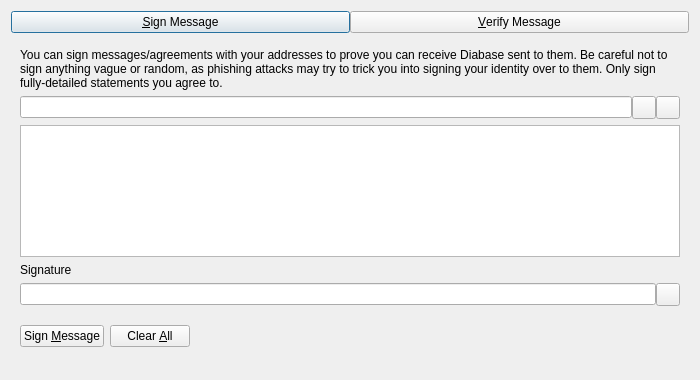
<?xml version="1.0" encoding="UTF-8"?>
<ui version="4.0">
 <class>SignVerifyMessageDialog</class>
 <widget class="QDialog" name="SignVerifyMessageDialog">
  <property name="geometry">
   <rect>
    <x>0</x>
    <y>0</y>
    <width>700</width>
    <height>380</height>
   </rect>
  </property>
  <property name="windowTitle">
   <string>Signatures - Sign / Verify a Message</string>
  </property>
  <property name="modal">
   <bool>true</bool>
  </property>
  <layout class="QVBoxLayout" name="verticalLayout">
   <item>
    <layout class="QHBoxLayout" name="horizontalLayout_Buttons_2">
     <property name="spacing">
      <number>0</number>
     </property>
     <property name="topMargin">
      <number>0</number>
     </property>
     <item>
      <widget class="QPushButton" name="btnSignMessage">
       <property name="text">
        <string>&amp;Sign Message</string>
       </property>
       <property name="checkable">
        <bool>true</bool>
       </property>
      </widget>
     </item>
     <item>
      <widget class="QPushButton" name="btnVerifyMessage">
       <property name="text">
        <string>&amp;Verify Message</string>
       </property>
       <property name="checkable">
        <bool>true</bool>
       </property>
      </widget>
     </item>
    </layout>
   </item>
   <item>
    <widget class="QStackedWidget" name="stackedWidgetSig">
     <property name="minimumSize">
      <size>
       <width>0</width>
       <height>0</height>
      </size>
     </property>
     <property name="currentIndex">
      <number>0</number>
     </property>
     <widget class="QWidget" name="pageSignMessage">
      <layout class="QVBoxLayout" name="verticalLayout_SM">
       <item>
        <widget class="QLabel" name="infoLabel_SM">
         <property name="text">
          <string>You can sign messages/agreements with your addresses to prove you can receive Diabase sent to them. Be careful not to sign anything vague or random, as phishing attacks may try to trick you into signing your identity over to them. Only sign fully-detailed statements you agree to.</string>
         </property>
         <property name="textFormat">
          <enum>Qt::PlainText</enum>
         </property>
         <property name="wordWrap">
          <bool>true</bool>
         </property>
        </widget>
       </item>
       <item>
        <layout class="QHBoxLayout" name="horizontalLayout_1_SM">
         <property name="spacing">
          <number>0</number>
         </property>
         <item>
          <widget class="QValidatedLineEdit" name="addressIn_SM">
           <property name="toolTip">
            <string>The Diabase address to sign the message with</string>
           </property>
          </widget>
         </item>
         <item>
          <widget class="QToolButton" name="addressBookButton_SM">
           <property name="toolTip">
            <string>Choose previously used address</string>
           </property>
           <property name="text">
            <string/>
           </property>
           <property name="shortcut">
            <string>Alt+A</string>
           </property>
          </widget>
         </item>
         <item>
          <widget class="QToolButton" name="pasteButton_SM">
           <property name="toolTip">
            <string>Paste address from clipboard</string>
           </property>
           <property name="text">
            <string/>
           </property>
           <property name="shortcut">
            <string>Alt+P</string>
           </property>
          </widget>
         </item>
        </layout>
       </item>
       <item>
        <widget class="QPlainTextEdit" name="messageIn_SM">
         <property name="toolTip">
          <string>Enter the message you want to sign here</string>
         </property>
        </widget>
       </item>
       <item>
        <widget class="QLabel" name="signatureLabel_SM">
         <property name="text">
          <string>Signature</string>
         </property>
         <property name="textFormat">
          <enum>Qt::PlainText</enum>
         </property>
        </widget>
       </item>
       <item>
        <layout class="QHBoxLayout" name="horizontalLayout_2_SM">
         <property name="spacing">
          <number>0</number>
         </property>
         <item>
          <widget class="QLineEdit" name="signatureOut_SM">
           <property name="readOnly">
            <bool>true</bool>
           </property>
          </widget>
         </item>
         <item>
          <widget class="QToolButton" name="copySignatureButton_SM">
           <property name="toolTip">
            <string>Copy the current signature to the system clipboard</string>
           </property>
           <property name="text">
            <string/>
           </property>
          </widget>
         </item>
        </layout>
       </item>
       <item>
        <layout class="QHBoxLayout" name="horizontalLayout_3_SM">
         <item>
          <widget class="QPushButton" name="signMessageButton_SM">
           <property name="toolTip">
            <string>Sign the message to prove you own this Diabase address</string>
           </property>
           <property name="text">
            <string>Sign &amp;Message</string>
           </property>
           <property name="autoDefault">
            <bool>false</bool>
           </property>
          </widget>
         </item>
         <item>
          <widget class="QPushButton" name="clearButton_SM">
           <property name="toolTip">
            <string>Reset all sign message fields</string>
           </property>
           <property name="text">
            <string>Clear &amp;All</string>
           </property>
           <property name="autoDefault">
            <bool>false</bool>
           </property>
          </widget>
         </item>
         <item>
          <spacer name="horizontalSpacer_1_SM">
           <property name="orientation">
            <enum>Qt::Horizontal</enum>
           </property>
           <property name="sizeHint" stdset="0">
            <size>
             <width>40</width>
             <height>48</height>
            </size>
           </property>
          </spacer>
         </item>
         <item>
          <widget class="QLabel" name="statusLabel_SM">
           <property name="text">
            <string/>
           </property>
           <property name="wordWrap">
            <bool>true</bool>
           </property>
          </widget>
         </item>
         <item>
          <spacer name="horizontalSpacer_2_SM">
           <property name="orientation">
            <enum>Qt::Horizontal</enum>
           </property>
           <property name="sizeHint" stdset="0">
            <size>
             <width>40</width>
             <height>48</height>
            </size>
           </property>
          </spacer>
         </item>
        </layout>
       </item>
      </layout>
     </widget>
     <widget class="QWidget" name="pageVerifyMessage">
      <layout class="QVBoxLayout" name="verticalLayout_VM">
       <item>
        <widget class="QLabel" name="infoLabel_VM">
         <property name="text">
          <string>Enter the receiver's address, message (ensure you copy line breaks, spaces, tabs, etc. exactly) and signature below to verify the message. Be careful not to read more into the signature than what is in the signed message itself, to avoid being tricked by a man-in-the-middle attack. Note that this only proves the signing party receives with the address, it cannot prove sendership of any transaction!</string>
         </property>
         <property name="textFormat">
          <enum>Qt::PlainText</enum>
         </property>
         <property name="alignment">
          <set>Qt::AlignLeading|Qt::AlignLeft|Qt::AlignTop</set>
         </property>
         <property name="wordWrap">
          <bool>true</bool>
         </property>
        </widget>
       </item>
       <item>
        <layout class="QHBoxLayout" name="horizontalLayout_1_VM">
         <property name="spacing">
          <number>0</number>
         </property>
         <item>
          <widget class="QValidatedLineEdit" name="addressIn_VM">
           <property name="toolTip">
            <string>The Diabase address the message was signed with</string>
           </property>
          </widget>
         </item>
         <item>
          <widget class="QToolButton" name="addressBookButton_VM">
           <property name="toolTip">
            <string>Choose previously used address</string>
           </property>
           <property name="text">
            <string/>
           </property>
           <property name="shortcut">
            <string>Alt+A</string>
           </property>
          </widget>
         </item>
        </layout>
       </item>
       <item>
        <widget class="QPlainTextEdit" name="messageIn_VM"/>
       </item>
       <item>
        <widget class="QValidatedLineEdit" name="signatureIn_VM"/>
       </item>
       <item>
        <layout class="QHBoxLayout" name="horizontalLayout_2_VM">
         <item>
          <widget class="QPushButton" name="verifyMessageButton_VM">
           <property name="toolTip">
            <string>Verify the message to ensure it was signed with the specified Diabase address</string>
           </property>
           <property name="text">
            <string>Verify &amp;Message</string>
           </property>
           <property name="autoDefault">
            <bool>false</bool>
           </property>
          </widget>
         </item>
         <item>
          <widget class="QPushButton" name="clearButton_VM">
           <property name="toolTip">
            <string>Reset all verify message fields</string>
           </property>
           <property name="text">
            <string>Clear &amp;All</string>
           </property>
           <property name="autoDefault">
            <bool>false</bool>
           </property>
          </widget>
         </item>
         <item>
          <spacer name="horizontalSpacer_1_VM">
           <property name="orientation">
            <enum>Qt::Horizontal</enum>
           </property>
           <property name="sizeHint" stdset="0">
            <size>
             <width>40</width>
             <height>48</height>
            </size>
           </property>
          </spacer>
         </item>
         <item>
          <widget class="QLabel" name="statusLabel_VM">
           <property name="text">
            <string/>
           </property>
           <property name="wordWrap">
            <bool>true</bool>
           </property>
          </widget>
         </item>
         <item>
          <spacer name="horizontalSpacer_2_VM">
           <property name="orientation">
            <enum>Qt::Horizontal</enum>
           </property>
           <property name="sizeHint" stdset="0">
            <size>
             <width>40</width>
             <height>48</height>
            </size>
           </property>
          </spacer>
         </item>
        </layout>
       </item>
      </layout>
     </widget>
    </widget>
   </item>
  </layout>
 </widget>
 <customwidgets>
  <customwidget>
   <class>QValidatedLineEdit</class>
   <extends>QLineEdit</extends>
   <header>qt/qvalidatedlineedit.h</header>
  </customwidget>
 </customwidgets>
 <resources>
  <include location="../diabase.qrc"/>
 </resources>
 <connections/>
</ui>
